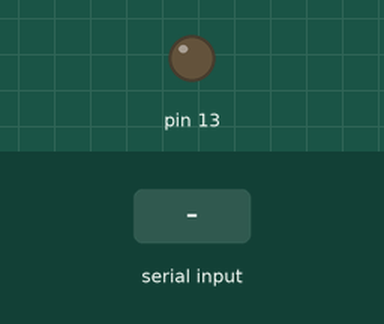
Bench run of a sketch on a simulated Arduino Uno, built with avr-gcc and run on an emulated ATmega328P. Shown: output pins drawn as LEDs (lit = HIGH). The test bench sets the inputs (shaded band).

Above: at 1.2 s.
1.3 s: "a" received over Serial
At 2.6 s:
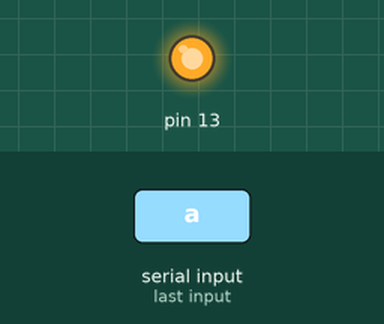
4.3 s: "b" received over Serial
At 7.2 s:
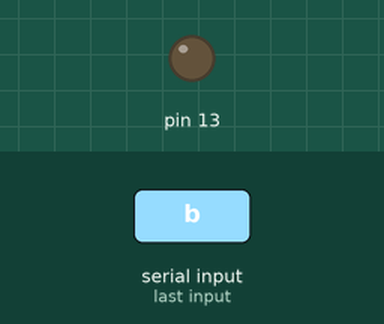
7.3 s: "c" received over Serial
At 8.5 s:
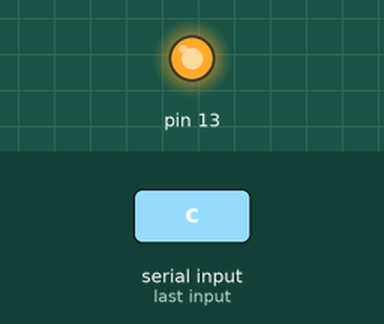
Timing chart, 0 to 12.6 s (numbered marks = the images above; inputs shaded):
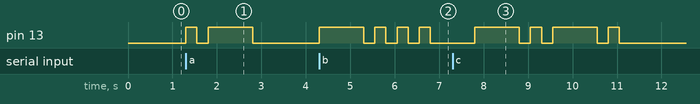

Measured:
- after the input at 1.3 s, pin 13: LOW → HIGH at once, → LOW 0.25 s later, → HIGH 0.25 s later, → LOW 1.0 s later
- after the input at 4.3 s, pin 13: LOW → HIGH at once, then repeats every 0.50 s: LOW 0.25 s, HIGH 0.25 s
- after the input at 7.3 s, pin 13: LOW → HIGH after 0.50 s, → LOW 1.0 s later, → HIGH 0.25 s later, → LOW 0.25 s later, … (8 changes in this stretch)

The sketch:

morse.ino
```cpp
#include <Morse.h>
Morse morse(13);
  int a;

void setup()
{
  Serial.begin(9600);
}

void loop()
{
  if (Serial.available() > 0)
  {
   a= Serial.read();

   switch(a)
      {
       case'a':morse.dot();morse.dash();morse.c_space();break;
       case'b':morse.dash();morse.dot();morse.dot();morse.dot();morse.c_space();break;
       case'c':morse.dash();morse.dot();morse.dash();morse.dot();morse.c_space();break;
       case'd':morse.dash();morse.dot();morse.dot();morse.c_space();break;
       case'e':morse.dot();morse.c_space();break;
       case'f':morse.dot();morse.dot();morse.dash();morse.dot();morse.c_space();break;
       case'g':morse.dash();morse.dash();morse.dot();morse.c_space();break;
       case'h':morse.dot();morse.dot();morse.dot();morse.dot();morse.c_space();break;
       case'i':morse.dot();morse.dot();morse.c_space();break;
       case'j':morse.dot();morse.dash();morse.dash();morse.dash();morse.c_space();break;
       case'k':morse.dash();morse.dot();morse.dash();morse.c_space();break;
       case'l':morse.dot();morse.dash();morse.dot();morse.dot();morse.c_space();break;
       case'm':morse.dash();morse.dash();morse.c_space();break;
       case'n':morse.dash();morse.dot();morse.c_space();break;
       case'o':morse.dash();morse.dash();morse.dash();morse.c_space();break;
       case'p':morse.dot();morse.dash();morse.dash();morse.dot();morse.c_space();break;
       case'q':morse.dash();morse.dash();morse.dot();morse.dash();morse.c_space();break;
       case'r':morse.dot();morse.dash();morse.dot();morse.c_space();break;
       case's':morse.dot();morse.dot();morse.dot();morse.c_space();break;
       case't':morse.dash();morse.c_space();break;
       case'u':morse.dot();morse.dot();morse.dash();morse.c_space();break;
       case'v':morse.dot();morse.dot();morse.dot();morse.dash();morse.c_space();break;
       case'w':morse.dot();morse.dash();morse.dash();morse.c_space();break;
       case'x':morse.dash();morse.dot();morse.dot();morse.dash();morse.c_space();break;
       case'y':morse.dash();morse.dot();morse.dash();morse.dash();morse.c_space();break;
       case'z':morse.dash();morse.dash();morse.dot();morse.dot();morse.c_space();break;
       case' ':morse.w_space();break;
      }

  }
}
```

Morse.cpp
```cpp
#include "Arduino.h"
#include "Morse.h"

Morse::Morse(int pin)
{
	pinMode(pin,OUTPUT);
	_pin=pin;
	_dottime=250;
}

void Morse::dot()
{
	digitalWrite(_pin,HIGH);
	delay(_dottime);
	digitalWrite(_pin,LOW);
	delay(_dottime);
}

void Morse::dash()
{
	digitalWrite(_pin,HIGH);
	delay(_dottime*4);
	digitalWrite(_pin,LOW);
	delay(_dottime);
}

void Morse::c_space()
{
	digitalWrite(_pin,LOW);
	delay(_dottime*3);
}

void Morse::w_space()
{
	digitalWrite(_pin,LOW);
	delay(_dottime*7);
}
```

Morse.h
```cpp
#ifndef _MORSE_H
#define _MORSE_H
class Morse
{
  public:
    Morse(int pin);
    void dot();
    void dash();
    void c_space();
    void w_space();
  private:
    int _pin;
    int _dottime;
};
#endif /*_MORSE_H*/
```
